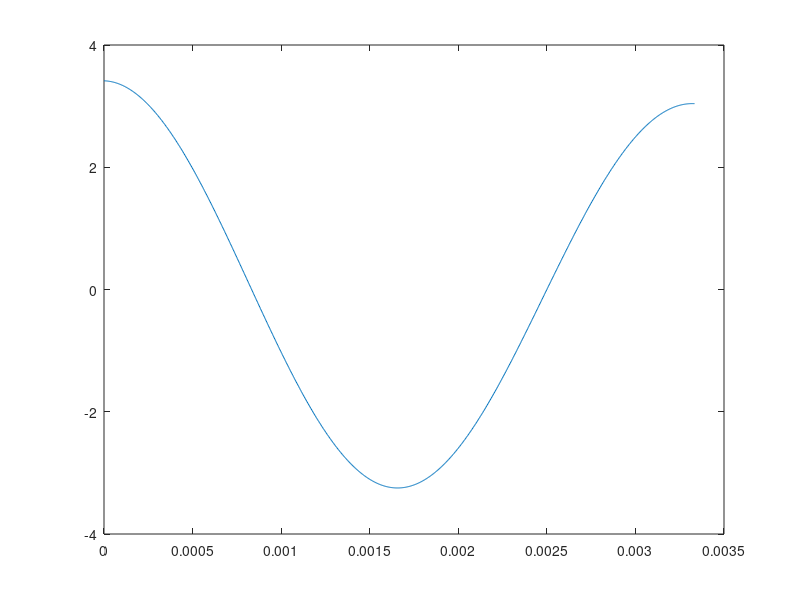

The MATLAB script that drew this image:
%tham so co ban
fc = 300;    %tan so song mang [Hz]
phi_c = 0;   %pha cua song mang[rad]
N = 2^10;    %tong so mau
T0 = 0;      %thoi diem bat dau
T_end = 1/300;    %thoi diem ket thuc
Ts = (T_end - T0)/(N-1); %chu ki lay mau
fs = 1/Ts;  %tan so lay mau
k = 1;     %chi so dieu che
t = T0:Ts:T_end; 
%tin hieu ban tin
s = 2*cos(20*pi*t + pi/4) + cos(30*pi*t);
%tin hieu song mang
c = cos(2*pi*fc*t + phi_c);
%dieu che
y = (1 + k*s).*c;
plot(t,y);